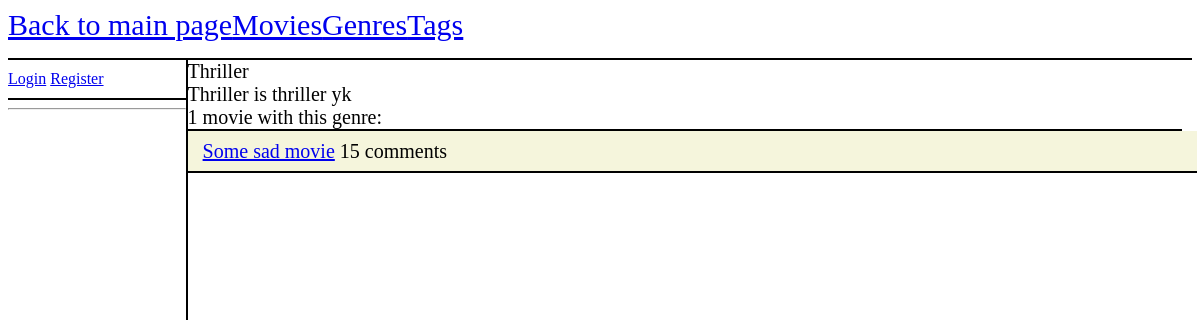
Screenshot of /movies/genre/2/ with the database file from the repository.
### movies/models.py (models this page shows, shortened)
class Genre(models.Model):
    name = models.CharField(max_length=100)
    description = models.TextField(max_length=500)

class Movie(models.Model):
    name = models.CharField(max_length=100)
    description = models.TextField(max_length=500)
    created_at = models.DateTimeField(auto_now_add=True)
    updated_at = models.DateTimeField(auto_now=True)
    created_by = models.ForeignKey(User, on_delete=models.SET_NULL, null=True, related_name='movies_created')
    updated_by = models.ForeignKey(User, on_delete=models.SET_NULL, null=True, related_name='movies_updated')
    public = models.BooleanField(default=False)
    genres = models.ManyToManyField(Genre)
    tags = models.ManyToManyField(Tag)
    image = models.ImageField(default='default-movie.png', upload_to='movie_pics')
    def __str__(self):
        return self.name

### movies/views.py (the view)
# urls.py: path("genre/<int:genre_id>/", views.genre_detail, name="genre_detail"),
def genre_detail(request, genre_id):
    context = {}
    genre = get_object_or_404(Genre, pk=genre_id)
    if request.user.is_staff:
        movies = genre.movie_set.all()
    else:
        movies = genre.movie_set.filter(public = True)
    comment_count = []
    for movie in movies:
        comments = movie.comment_set.all().count()
        comment_count.append(comments)
    context["genre"] = genre
    context["movies"] = movies
    context["comment_count"] = comment_count
    return render(request, "movies/genre_detail.html", context)

### movies/templatetags/movies_extras.py (called while the page is built)
@register.filter(name='zip')
def zip_lists(a, b):
    return zip(a, b)

### movies/templates/movies/genre_detail.html (shortened to what this page needs)
{% extends 'movies/template.html' %}
{% load movies_extras %}
{% block left_panel %}
    <hr/>
{% endblock left_panel %}
{% block content %}
    <div class = "right-panel">
        <div class = "genre-info">
            {{ genre.name }}<br/>
            {{ genre.description }}<br/>
            {{ movies.count }} {% if movies.count == 1 %} movie {% else %} movies {% endif %} with this genre:<br/>
        </div>
        {% for movie, count in movies|zip:comment_count %}
            <div class = "movie">
                <a href="{% url 'movie_detail' movie.id %}">{{ movie }}</a> &nbsp{{count}} {% if count == 1 %} comment {% else %} comments {% endif %}
            </div>
        {% endfor %}
    </div>
{% endblock content %}

### movies/static/styles/main.css (style rules this page uses)
body { background-color: white; }
.right-panel { float:left; width: 84%; height:90%; font-size: 20px; }
.movie, .genre, .tag, .comment { font-size: 20px; min-height:40px; width:100%; border-bottom: 2px solid black; display: flex; align-items: center; padding-left: 15px; }
.movie:nth-child(2n), .genre:nth-child(2n), .tag:nth-child(2n), .comment:nth-child(2n) { background-color: #F5F5DC; }
.movie-info, .genre-info, .tag-info { border-bottom: 2px solid black; }

### rows the page displays
Genre: name "Thriller", description "Thriller is thriller yk"
Movie: name "Some sad movie", count "15"

### other values shown
{{ movies.count }} "1"
